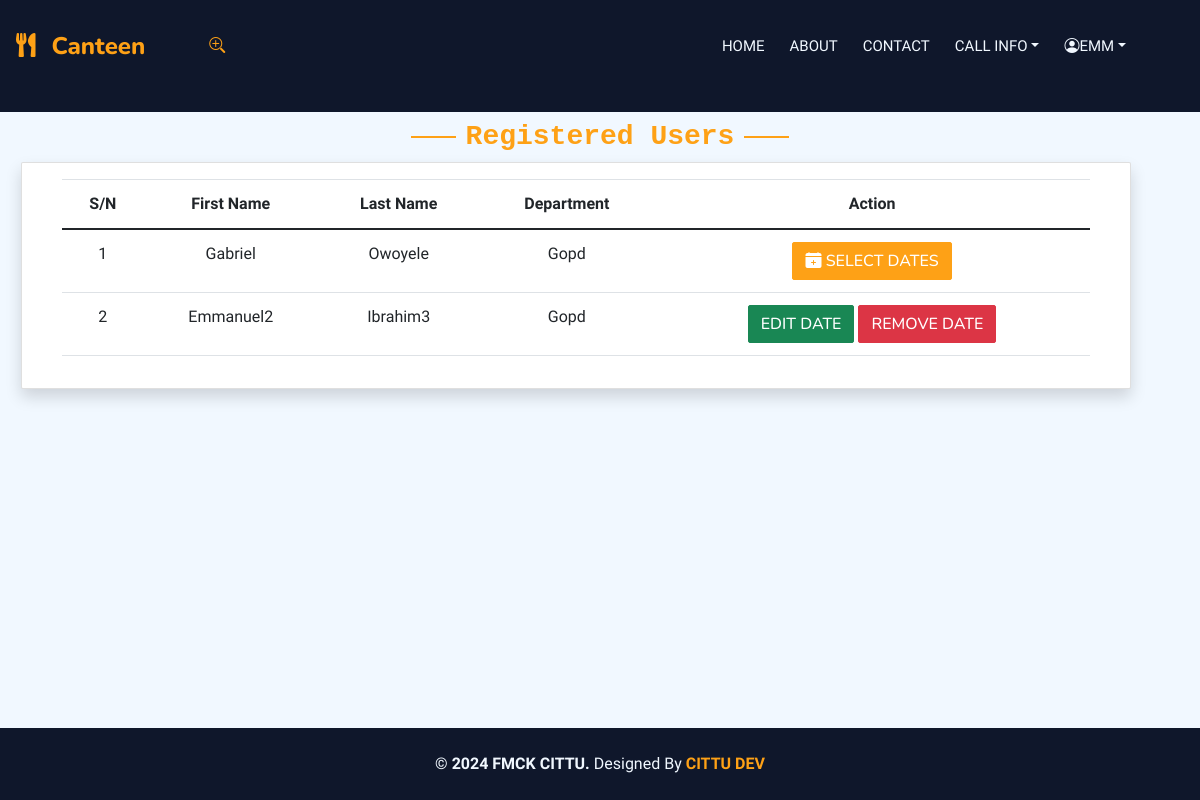
The app's page /admin_page (signed in) with its own data.
### accounts/models.py (models this page shows, shortened)
class User(AbstractUser):
    firstname = models.CharField(max_length=200)
    lastname = models.CharField(max_length=200)
    othername = models.CharField(max_length=100 ,blank=True,null=True)
    username = models.CharField(max_length=100, unique=True)  # Ensure username is unique
    file_no = models.CharField(unique=True, max_length=7)
    phone_number = models.CharField(max_length=11)
    department = models.ForeignKey(Department, on_delete=models.SET_NULL, null=True)
    unit = models.ForeignKey(Unit, on_delete=models.SET_NULL, null=True)
    gender = models.ForeignKey(Gender, on_delete=models.CASCADE)
    group = models.ForeignKey(UserGroup, on_delete=models.CASCADE, blank=True, null=True)
    is_intern = models.BooleanField(default=False)
    is_active = models.BooleanField(default=True)
    date_created = models.DateTimeField(auto_now_add=True)
    USERNAME_FIELD = 'username'
    REQUIRED_FIELDS = ['firstname', 'lastname', 'file_no', 'phone_number', 'department', 'unit']
    class Meta:
        verbose_name_plural = "User"

class Department(models.Model):
    title = models.CharField(max_length=50)
    class Meta:
        verbose_name_plural = "Department"
    def __str__(self):
        return self.title

### main/views.py (the view)
# urls.py: path('admin_page', views.admin_page, name="admin_page"),
def admin_page(request):
    current_user = request.user
    current_date = timezone.now().date()
    dates_selected = Roster.objects.filter(user=current_user, date=current_date).exists()
    users = User.objects.none()
    if current_user.department: #and current_user.unit:
        users = User.objects.filter(department=current_user.department,group__title = 'User' )#unit=current_user.unit
    users_with_status = []
    for user in users:
        has_dates_selected = Roster.objects.filter(user=user, date=current_date).exists()
        users_with_status.append({'user': user,'has_dates_selected': has_dates_selected})
    context = {'users_with_status': users_with_status, 'dates_selected': dates_selected}
    return render(request, 'main/admin_page.html', context)

### accounts/models.py (called while the page is built)
    def __str__(self):
        return self.title

    def __str__(self):
        return self.title

    def __str__(self):
        return self.title

### templates/main/admin_page.html (shortened to what this page needs)
{% extends 'base/base.html' %}
{% block content %}
<div class="container-xxl pt-2 pb-3">
  <div class="container">
    <div class="text-center wow" data-wow-delay="0.1s">
      <h3 class="section-title ff-secondary text-center text-primary font-monospace">Registered Users</h3>
    </div>
    <div class="row g-5">
      <div class="card shadow wow" data-wow-delay="0.1s">
        <div class="card-body table-responsive">
  <table class="table text-center">
    <thead>
        <tr>
            <th scope="col">S/N</th>
            <th scope="col">First Name</th>
            <th scope="col">Last Name</th>
            <th scope="col">Department</th>
            <th scope="col">Action</th>
        </tr>
    </thead>
    <tbody class="table-group-divider">
        {% for entry in users_with_status %}
        <tr>
            <td>{{ forloop.counter }}</td>
            <td>{{ entry.user.firstname }}</td>
            <td>{{ entry.user.lastname }}</td>
            <td>{{ entry.user.department.title }}</td>
            <td>
                {% if entry.has_dates_selected %}
                    <button class="btn btn-success open-calendar" data-bs-toggle="modal" data-bs-target="#calendarModal" data-user-id="{{ entry.user.id }}"
                            data-user-first-name="{{ entry.user.firstname }}"
                            data-user-last-name="{{ entry.user.lastname }}">
                            Edit Date
                    </button>
                    <a class="btn btn-danger" href="{% url 'update_user_roster' id=entry.user.id %}">
                      Remove Date</a>
                {% else %}
                    <button class="btn btn-primary open-calendar" data-bs-toggle="modal" data-bs-target="#calendarModal" data-user-id="{{ entry.user.id }}"
                            data-user-first-name="{{ entry.user.firstname }}"
                            data-user-last-name="{{ entry.user.lastname }}">
                            <i class="bi bi-calendar-plus-fill"></i>
                            Select Dates
                    </button>
                {% endif %}
            </td>
        </tr>
        {% empty %}
        <tr>
            <td colspan="6">No users available.</td>
        </tr>
        {% endfor %}
    </tbody>
</table>
        </div>
      </div>
    </div>
  </div>
</div>
{% endblock content %}

### templates/include/navbar.html (shortened to what this page needs)
<div class="container-xxl position-relative p-0">
    <nav class="navbar navbar-expand-lg navbar-dark bg-dark px-4 px-lg-3 py-3 py-lg-0">
        <a href="" class="navbar-brand p-0">
            <h4 class="text-primary m-0"><i class="fa fa-utensils me-3"></i>Canteen</h4>
        </a>
        {% if user.is_authenticated %}
          <a href="" class="mx-5"  data-bs-toggle="modal" data-bs-target="#search" title="Search Here">
                <i class="bi bi-zoom-in"></i>
            </a>
            {% endif %}
        <div class="collapse navbar-collapse" id="navbarCollapse">
            <div class="navbar-nav ms-auto py-0 pe-2">
                <a href="" class="nav-item nav-link">Home</a>
                <a href="" class="nav-item nav-link">About</a>
                <a href="" class="nav-item nav-link">Contact</a>
               {% if user.is_authenticated and user.group.title == 'User'%}
                <div class="nav-item dropdown">
                    <a href="#" class="nav-link dropdown-toggle" data-bs-toggle="dropdown">Call Info</a>
                </div>
                {%endif%}
                {% if user.is_authenticated %}
                    <div class="nav-item dropdown">
                        <a href="#" class="nav-link dropdown-toggle" data-bs-toggle="dropdown"><i class="bi bi-person-circle"></i>{{request.user.username}}</a>
                    </div>
               {% else %}
               <a href="" class="nav-item nav-link" data-bs-toggle="modal" data-bs-target="#login">Log In</a>
                <a href="" class="nav-item nav-link" data-bs-toggle="modal" data-bs-target="#register">Register</a>
                {% endif %}
            </div>
        </div>
    </nav>
    <div class="container-xxl py-5 bg-dark supporting-container">
        <div class="container my-1 py-1">
        </div>
    </div>
</div>

### static/css/style.css (style rules this page uses)
* { padding: 0px; }
html, body { height: 100%; margin: 0; padding: 0; overflow-x: hidden; }
body { display: flex; flex-direction: column; }
.container { width: 100%; padding-right: 15px; padding-left: 15px; margin-right: auto; margin-left: auto; }
@media (min-width: 576px) { .container { max-width: 540px; } }
@media (min-width: 768px) { .container { max-width: 720px; } }
@media (min-width: 992px) { .container { max-width: 960px; } }
@media (min-width: 1200px) { .container { max-width: 1140px; } }
.row { width: 100%; }
table { border-collapse: collapse; }
.table { width: 100%; margin-bottom: 1rem; color: #212529; }
.table th, .table td { padding: 0.75rem; vertical-align: top; border-top: 1px solid #dee2e6; }
.table thead th { vertical-align: bottom; border-bottom: 2px solid #dee2e6; }
.table-responsive { display: block; width: 100%; overflow-x: auto; -webkit-overflow-scrolling: touch; }
:root { --primary: #fea116; --light: #f1f8ff; --dark: #0f172b; }
.ff-secondary { font-family: "Pacifico", cursive; }
.btn { font-family: "Nunito", sans-serif; font-weight: 500; text-transform: uppercase; transition: 0.5s; }
.btn.btn-primary, .btn.btn-secondary { color: #ffffff; }
.navbar-dark .navbar-nav .nav-link { position: relative; margin-left: 25px; padding: 35px 0; font-size: 15px; color: var(--light) !important; text-transform: uppercase; font-weight: 500; outline: none; transition: 0.5s; }
@media (min-width: 992px) { .navbar-dark { position: absolute; width: 100%; top: 0; left: 0; z-index: 999; background: transparent !important; } }
.section-title { position: relative; display: inline-block; }
.section-title::before { position: absolute; content: ""; width: 45px; height: 2px; top: 50%; left: -55px; margin-top: -1px; background: var(--primary); }
.section-title::after { position: absolute; content: ""; width: 45px; height: 2px; top: 50%; right: -55px; margin-top: -1px; background: var(--primary); }

### records on screen
User: user.username "EMM", user.firstname "Emmanuel2", user.lastname "Ibrahim3", user.department "Gopd"
User: user.firstname "Gabriel", user.lastname "Owoyele", user.department "Gopd"
